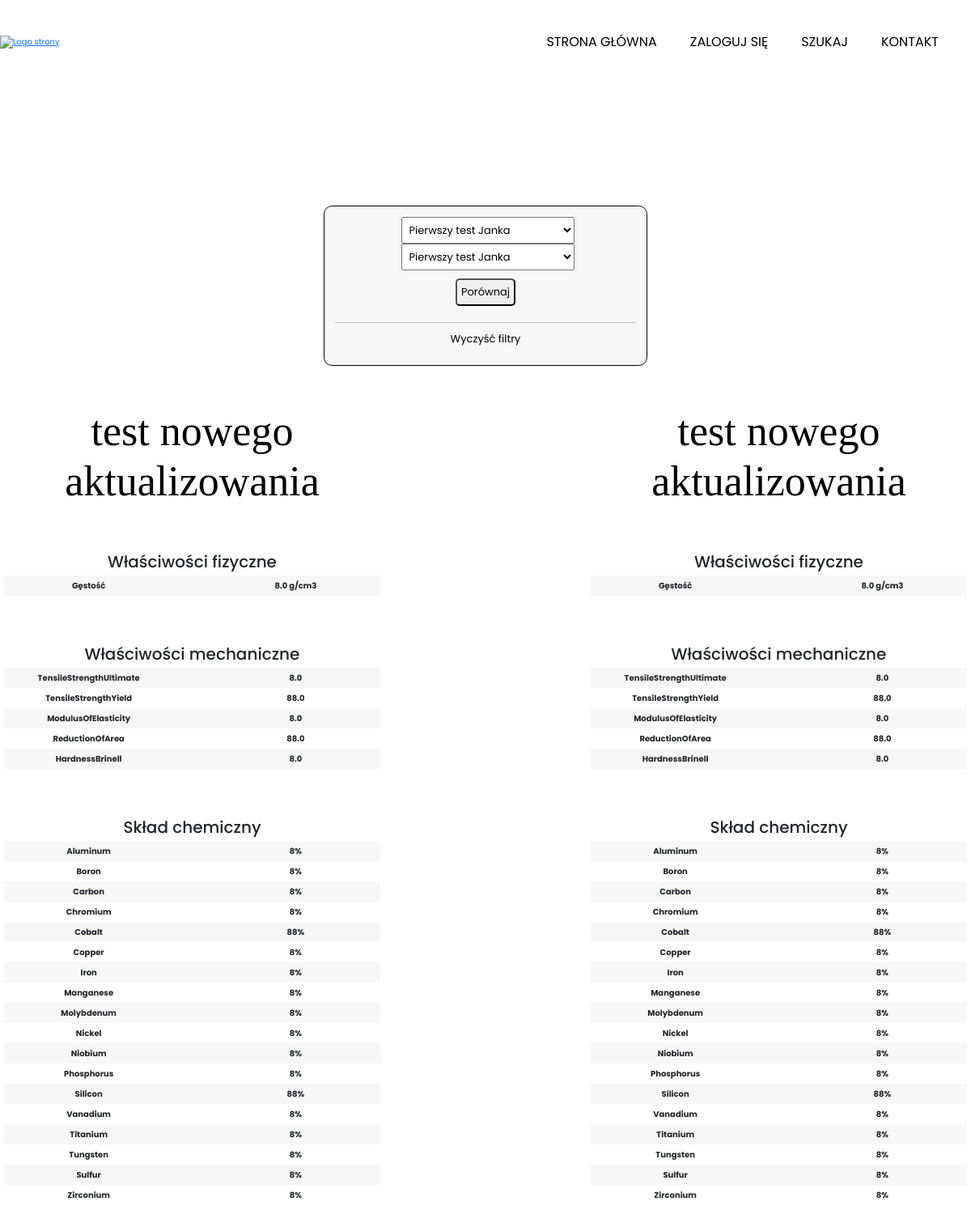
Page /profil/porownaj/?query1=14&query2=14 on the committed database.
### uzytkownik/models.py (models this page shows, shortened)
class GatunekUzytkownika(models.Model):
    kategoria = models.ForeignKey(
        Kategorie, related_name='gatunki_uzytkownika', on_delete=models.CASCADE, null=True, blank=True)
    nazwa = models.CharField(max_length=255)
    gestosc = models.FloatField()
    Aluminum = models.CharField(max_length=20, null=True, blank=True)
    Boron = models.CharField(max_length=20, null=True, blank=True)
    Carbon = models.CharField(max_length=20, null=True, blank=True)
    Chromium = models.CharField(max_length=20, null=True, blank=True)
    Copper = models.CharField(max_length=20, null=True, blank=True)
    Cobalt = models.CharField(max_length=20, null=True, blank=True)
    Iron = models.CharField(max_length=20, null=True, blank=True)
    Manganese = models.CharField(max_length=20, null=True, blank=True)
    Nickel = models.CharField(max_length=20, null=True, blank=True)
    Phosphorus = models.CharField(max_length=20, null=True, blank=True)
    Silicon = models.CharField(max_length=20, null=True, blank=True)
    Vanadium = models.CharField(max_length=20, null=True, blank=True)
    Tungsten = models.CharField(max_length=20, null=True, blank=True)
    Molybdenum = models.CharField(max_length=20, null=True, blank=True)
    Niobium = models.CharField(max_length=20, null=True, blank=True)
    Titanium = models.CharField(max_length=20, null=True, blank=True)
    Sulfur = models.CharField(max_length=20, null=True, blank=True)
    Zirconium = models.CharField(max_length=20, null=True, blank=True)
    informacje_dodatkowe = models.TextField(
        max_length=500, null=True, blank=True)
    TensileStrengthUltimate = models.FloatField(null=True, blank=True)
    TensileStrengthYield = models.FloatField(null=True, blank=True)
    ElongationAtBreak = models.FloatField(null=True, blank=True)
    ModulusOfElasticity = models.FloatField(null=True, blank=True)
    ReductionOfArea = models.FloatField(null=True, blank=True)
    HardnessRockwellB = models.FloatField(null=True, blank=True)
    HardnessBrinell = models.FloatField(null=True, blank=True)
    HardnessKnoop = models.FloatField(null=True, blank=True)
    stworzony_przez = models.ForeignKey(
        User, related_name="stworzone_gatunki_uzytkownika", on_delete=models.CASCADE)
    slug = models.SlugField(default="", null=False,
                            db_index=True, unique=True)
    class Meta:
        verbose_name_plural = "Gatunek Użytkownika"
    def to_dict_sklad_chemiczny(self):
        return {
            "Aluminum": self.Aluminum,
            "Boron": self.Boron,
            "Carbon": self.Carbon,
            "Chromium": self.Chromium,
            "Cobalt": self.Cobalt,
            "Copper": self.Copper,
            "Iron": self.Iron,
            "Manganese": self.Manganese,
            "Molybdenum": self.Molybdenum,
            "Nickel": self.Nickel,
            "Niobium": self.Niobium,
            "Phosphorus": self.Phosphorus,
            "Silicon": self.Silicon,
            "Vanadium": self.Vanadium,
            "Titanium": self.Titanium,
            "Tungsten": self.Tungsten,
            "Sulfur": self.Sulfur,
            "Zirconium": self.Zirconium,
        }
    def to_dict_mechaniczne(self):
        return {
            "TensileStrengthUltimate": self.TensileStrengthUltimate,
            "TensileStrengthYield": self.TensileStrengthYield,
            "ElongationAtBreak": self.ElongationAtBreak,
            "ModulusOfElasticity": self.ModulusOfElasticity,
            "ReductionOfArea": self.ReductionOfArea,
            "HardnessRockwellB": self.HardnessRockwellB,
            "HardnessBrinell": self.HardnessBrinell,
        }
    def __str__(self):
        return f"{self.nazwa}"

### uzytkownik/views.py (the view)
# urls.py: path("porownaj/", views.porownaj_rekordy, name="porownaj"),
def porownaj_rekordy(request):
    rekordy = GatunekUzytkownika.objects.all()
    wynik1 = GatunekUzytkownika.objects.all()
    wynik2 = GatunekUzytkownika.objects.all()
    query1 = request.GET.get('query1', '')
    query2 = request.GET.get('query2', '')
    sklad_chemiczny_list1 = None
    wl_mechaniczne1 = None
    sklad_chemiczny_list2 = None
    wl_mechaniczne2 = None
    licznik = wynik1.count()
    if query1:
        wynik1 = GatunekUzytkownika.objects.filter(pk=query1)
        sklad_chemiczny_list1 = [result.to_dict_sklad_chemiczny()
                                 for result in wynik1]
        wl_mechaniczne1 = [result.to_dict_mechaniczne()
                           for result in wynik1]
        licznik = 0
    if query2:
        wynik2 = GatunekUzytkownika.objects.filter(pk=query2)
        sklad_chemiczny_list2 = [result.to_dict_sklad_chemiczny()
                                 for result in wynik2]
        wl_mechaniczne2 = [result.to_dict_mechaniczne()
                           for result in wynik2]
        licznik = 0
    return render(request, 'uzytkownik/porownaj.html', {
        "rekordy": rekordy,
        "wynik1": wynik1,
        "wynik2": wynik2,
        "sklad_chemiczny_list1": sklad_chemiczny_list1,
        "wl_mechaniczne1": wl_mechaniczne1,
        "sklad_chemiczny_list2": sklad_chemiczny_list2,
        "wl_mechaniczne2": wl_mechaniczne2,
        "licznik": licznik,
    })

### uzytkownik/templates/uzytkownik/porownaj.html (shortened to what this page needs)
{% extends "base.html" %}
{% load static %}
{% block content %}
<form action="{% url "uzytkownik:porownaj" %}" class="formularz-wpisu">
    <div class="compare-bar">
        <form class="formularz-porownania" method="get" action="{% url "uzytkownik:porownaj" %}">
            <div class="custom-select">
                <select name="query1" value="{{ query1 }}">
                    {% for rekord in rekordy %}
                        <option value="{{rekord.pk}}"> {{rekord}}</option>
                    {% endfor %}
                </select>
                <select name="query2" value="{{ query2 }}">
                    {% for rekord in rekordy %}
                        <option value="{{rekord.pk}}"> {{rekord}}</option>
                    {% endfor %}
                </select>
            </div>
            <button>Porównaj</button>
        </form>
        <hr>
        <ul class="lista-utility">
            <li><a href="{% url "uzytkownik:porownaj" %}" class="przycisk-utility">Wyczyść filtry</a></li>
        </ul>
    </div>
    <div class="porownianie-wrapper">
        {% if licznik > 1 %}
            <div style="margin-left: auto; margin-right: auto;"><h3>Wybierz dane do porównania</h3></div>
        {% else %}
            {% for wynik in wynik1 %}
                <div class="porownanie-1">
                    <h1><a href="{% url "uzytkownik:gatunek-uzytkownika-detail" wynik.slug %}" class="h1-link">{{ wynik.nazwa }}</a></h1>
                    <div class="tabela">
                        <h2>Właściwości fizyczne</h2>
                        <div class="kafelek">
                            <div class="komorka-lewa">
                                Gęstość
                            </div>
                            <div class="komorka-prawa">
                                {{ wynik.gestosc }} g/cm3
                            </div>
                        </div>
                    </div>
                    {% if wl_mechaniczne1 %}
                        <div class="tabela">
                            <h2>Właściwości mechaniczne</h2>
                            {% for mechaniczne in wl_mechaniczne1 %}
                                {% for key, value in mechaniczne.items %}
                                    {% if value == None %}
                                    {% else %}
                                        <div class="kafelek">
                                            <div class="komorka-lewa">
                                                {{ key }}
                                            </div>
                                            <div class="komorka-prawa">
                                                {{ value }}
                                            </div>
                                        </div>
                                    {% endif %}
                                {% endfor %}
                            {% endfor %}
                        </div>
                    {% else %}
                        <div class="tabela">
                            <h2>Brak właściwości mechanicznych do wyświetlenia</h2>
                        </div>
                    {% endif %}
                    {% if sklad_chemiczny_list1 %}
                        <div class="tabela">
                            <h2>Skład chemiczny</h2>
                            {% for sklad_chemiczny in sklad_chemiczny_list1 %}
                                {% for key, value in sklad_chemiczny.items %}
                                    {% if value == None %}
                                    {% else %}
                                        <div class="kafelek">
                                            <div class="komorka-lewa">
                                                {{ key }}
                                            </div>
                                            <div class="komorka-prawa">
                                                {{ value }}%
                                            </div>
                                        </div>
                                    {% endif %}
                                {% endfor %}
                            {% endfor %}
                        </div>
                    {% else %}
                        <div class="tabela">
                            <h2>Brak składu chemicznego do wyświetlenia</h2>
                        </div>
                    {% endif %}
                </div>
            {% endfor %}
            {% for wynik in wynik2 %}
                <div class="porownanie-1">
                    <h1><a href="{% url "uzytkownik:gatunek-uzytkownika-detail" wynik.slug %}" class="h1-link">{{ wynik.nazwa }}</a></h1>
                    <div class="tabela">
                        <h2>Właściwości fizyczne</h2>
                        <div class="kafelek">
                            <div class="komorka-lewa">
                                Gęstość
                            </div>
                            <div class="komorka-prawa">
                                {{ wynik.gestosc }} g/cm3
                            </div>
                        </div>
                    </div>
                    {% if wl_mechaniczne2 %}
                        <div class="tabela">
                            <h2>Właściwości mechaniczne</h2>
                            {% for mechaniczne in wl_mechaniczne2 %}
                                {% for key, value in mechaniczne.items %}
                                    {% if value == None %}
                                    {% else %}
                                        <div class="kafelek">
                                            <div class="komorka-lewa">
                                                {{ key }}
                                            </div>
                                            <div class="komorka-prawa">
                                                {{ value }}
                                            </div>
                                        </div>
                                    {% endif %}
                                {% endfor %}
                            {% endfor %}
                        </div>
                    {% else %}
                        <div class="tabela">
                            <h2>Brak właściwości mechanicznych do wyświetlenia</h2>
                        </div>
                    {% endif %}
                    {% if sklad_chemiczny_list2 %}
                        <div class="tabela">
                            <h2>Skład chemiczny</h2>
                            {% for sklad_chemiczny in sklad_chemiczny_list2 %}
                                {% for key, value in sklad_chemiczny.items %}
                                    {% if value == None %}
                                    {% else %}
                                        <div class="kafelek">
                                            <div class="komorka-lewa">
                                                {{ key }}
                                            </div>
                                            <div class="komorka-prawa">
                                                {{ value }}%
                                            </div>
                                        </div>
                                    {% endif %}
                                {% endfor %}
                            {% endfor %}
                        </div>
                    {% else %}
                        <div class="tabela">
                            <h2>Brak składu chemicznego do wyświetlenia</h2>
                        </div>
                    {% endif %}
                </div>
            {% endfor %}
        {% endif %}
    </div>
</form>
{% endblock  %}

### strona_glowna/static/strona_glowna/styles/base.css (style rules this page uses)
html { font-size: 62.5%; }
body { margin: 0; font-family: 'Poppins'; }
#pudlo_log_rej, .formularz-wpisu { width: 500px; margin-left: auto; margin-right: auto; margin-top: 100px; text-align: center; padding: 50px; border-radius: .8em; font-size: 13px; }
header, .kafelek { display: flex; justify-content: space-between; align-items: center; }
h1 { font-size: 5.2rem; font-family: 'Playfair Display'; font-weight: normal; margin: 0; }
.wiadomosci, .profil-szczegoly, .lewa-kolumna-profil, .komentarze, .side-bar, .compare-bar { gap: 3em; border: 1px solid black; border-radius: .8em; position: relative; }
.side-bar, .compare-bar { padding: 1em; }
.kafelek:nth-child(even), .kafelek-wyszukiwanie:nth-child(odd) { background: rgb(247, 247, 247); }
.tabela { margin: auto; padding: 5px; margin-top: 50px; margin-bottom: 50px; }
.komorka-lewa, .komorka-prawa { width: 45%; padding-top: 5px; padding-bottom: 5px; font-weight: bolder; text-align: center; }
.compare-bar, .side-bar { background-color: rgb(247, 247, 247); }
.lewa-kolumna-profil a, .h1-link, .przycisk-utility, .komorka-lewa-wyszukiwanie a { text-decoration: none; color: black; }
.porownanie-1 { width: 40%; text-align: center; }
.porownianie-wrapper { display: flex; gap: 25rem; }
.custom-select { position: relative; }
.compare-bar button, .side-bar button .delete-form button { padding: 5px; border-radius: 5px; }
.compare-bar button { margin: 10px; }
.compare-bar select, .pole-formularza select { margin-left: 5px; padding: 5px; }
.lista-utility { padding-left: 0; }
.lista-utility li { list-style: none; }

### rows in the picture
GatunekUzytkownika: nazwa "test nowego aktualizowania", gestosc "8.0", mechaniczne "TensileStrengthUltimate" "TensileStrengthYield" "ModulusOfElasticity" "ReductionOfArea" "HardnessBrinell", mechaniczne "8.0" "88.0" "8.0" "88.0" "8.0", sklad_chemiczny "Aluminum" "Boron" "Carbon" "Chromium" "Cobalt" "Copper" "Iron" "Manganese" "Molybdenum" "Nickel" "Niobium" "Phosphorus" "Silicon" "Vanadium" "Titanium" "Tungsten" "Sulfur" "Zirconium", sklad_chemiczny "8" "8" "8" "8" "88" "8" "8" "8" "8" "8" "8" "8" "88" "8" "8" "8" "8" "8", mechaniczne "TensileStrengthUltimate" "TensileStrengthYield" "ModulusOfElasticity" "ReductionOfArea" "HardnessBrinell", mechaniczne "8.0" "88.0" "8.0" "88.0" "8.0", sklad_chemiczny "Aluminum" "Boron" "Carbon" "Chromium" "Cobalt" "Copper" "Iron" "Manganese" "Molybdenum" "Nickel" "Niobium" "Phosphorus" "Silicon" "Vanadium" "Titanium" "Tungsten" "Sulfur" "Zirconium", sklad_chemiczny "8" "8" "8" "8" "88" "8" "8" "8" "8" "8" "8" "8" "88" "8" "8" "8" "8" "8"

### other values in the picture
form field query1 "Pierwszy test Janka"
form field query2 "Pierwszy test Janka"
